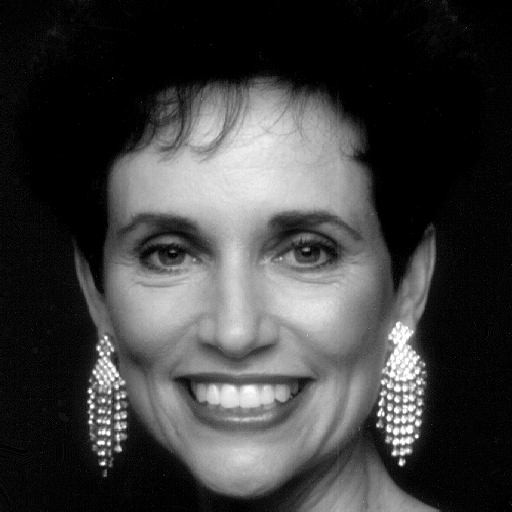
#> input picture immagini/Immagini/volto.tif, 512 x 512 px, found by its file name
$ python esercizio_2.py
#> lines starting #> are read from the running program, lines starting #| are printed output that depends on the picture
import numpy as np
import skimage.io as io
import skimage.util as ut
import matplotlib.pyplot as plt
import scipy.ndimage as ndi
path = 'C:\\Users\\rocco\\Documents\\università\\ESM\\laboratorio\\Immagini\\'

if __name__ == '__main__':
    im = path + 'volto.tif'
    x = np.float32(io.imread(im, plugin='pil'))
#> x: shape (512, 512) float32; min 0, max 255, mean 62.2

    X = np.fft.fft2(x)
    A_X = np.log(1+np.abs(np.fft.fftshift(X)))      # ampiezza
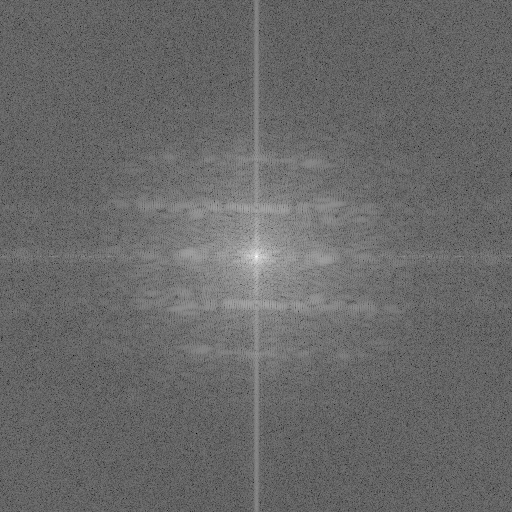
#> A_X: shape (512, 512) float64; min 1.42, max 16.61, mean 7.68; drawn with min black and max white
    F_X = np.log(1+np.angle(np.fft.fftshift(X)))    # fase
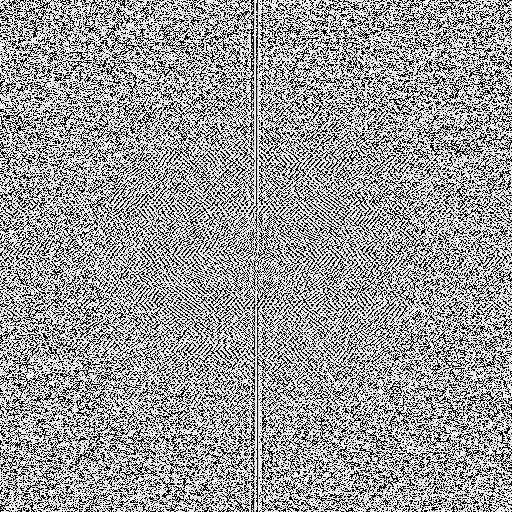
#> F_X: shape (512, 512) float64; 34.13% of the values are NaN or infinite; the others: min -10.47, max 1.42, mean 0.421; drawn with min black, max white, NaN and infinite black

    X1 = np.abs(X)                  # prendiamo la sola componente relativa al modulo
    X2 = np.exp(1j*np.angle(X))     # prendiamo la sola componente relativa alla fase

    y1 = np.real(np.fft.ifft2(X1)) # solo parte reale per eventuali errori di calcolo
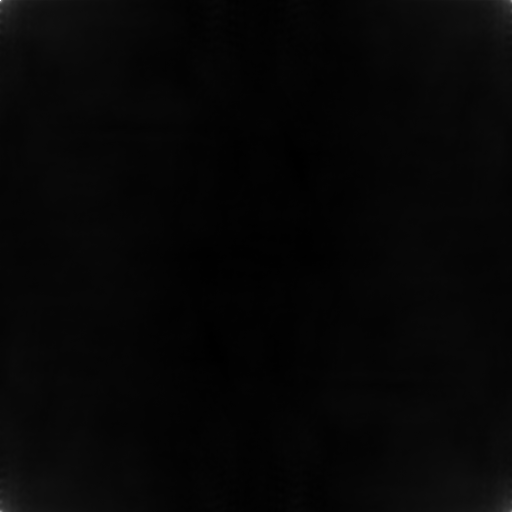
#> y1: shape (512, 512) float64; min -58.22, max 4611.8, mean 62.2; drawn with min black and max white
    y2 = np.real(np.fft.ifft2(X2))
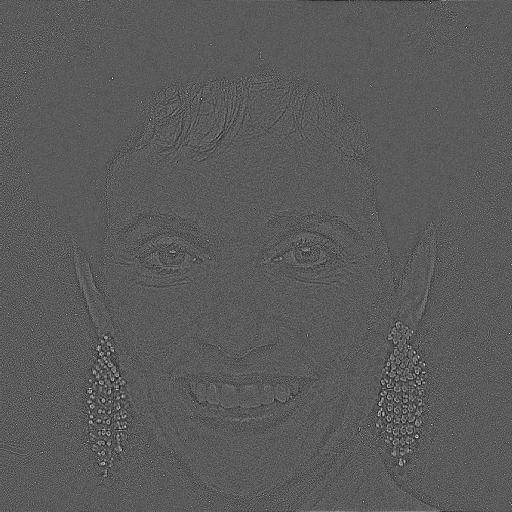
#> y2: shape (512, 512) float64; min -0.0158, max 0.0288, mean 3.81e-06; drawn with min black and max white

    plt.close('all')
    plt.figure(1)
    plt.imshow(x, clim=[0,255], cmap='gray')
    plt.title('originale')
    plt.colorbar()
    plt.figure(2)
    plt.imshow(A_X, clim=None, cmap='gray', extent=(-0.5,+0.5,+0.5,-0.5))
    plt.title('spettro di ampiezza')
    plt.colorbar()
    plt.figure(3)
    plt.imshow(F_X, clim=[-np.pi,np.pi], cmap='gray', extent=(-0.5,+0.5,+0.5,-0.5))
    plt.title('spettro di fase')
    plt.colorbar()
    plt.figure(4)
    plt.subplot(1,2,1)
    plt.imshow((y1-np.min(y1))**0.1, clim=None, cmap='gray')
    plt.title('ricostruzione modulo')
    plt.subplot(1,2,2)
    plt.imshow(y2, clim=None, cmap='gray')
    plt.title('ricostruzione fase')
    plt.figure(5)
    plt.imshow(np.real(np.fft.ifft2(X)), clim=[0,255], cmap='gray')
    plt.title('ricostruzione completa')
    plt.show()
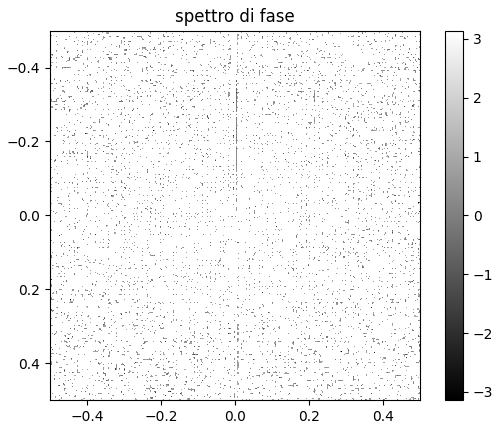
#> figure drawn by matplotlib, 2 panels
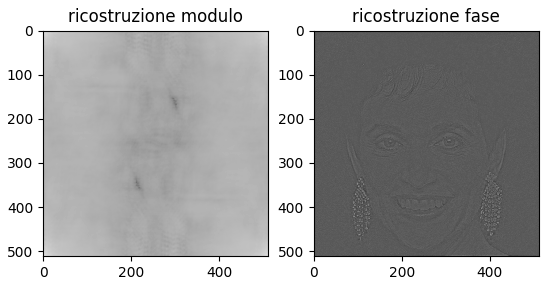
#> figure drawn by matplotlib, 2 panels
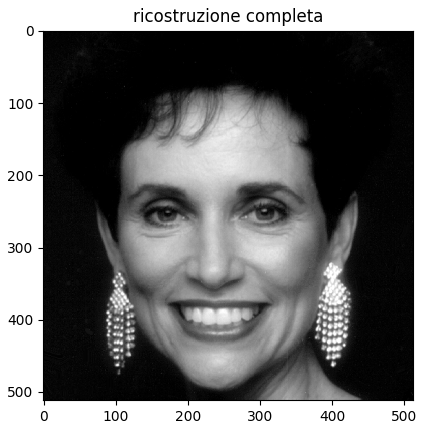
#> figure drawn by matplotlib, 1 panel

$ run again, with immagini/Immagini/Washington_red.tif copied over immagini/Immagini/volto.tif
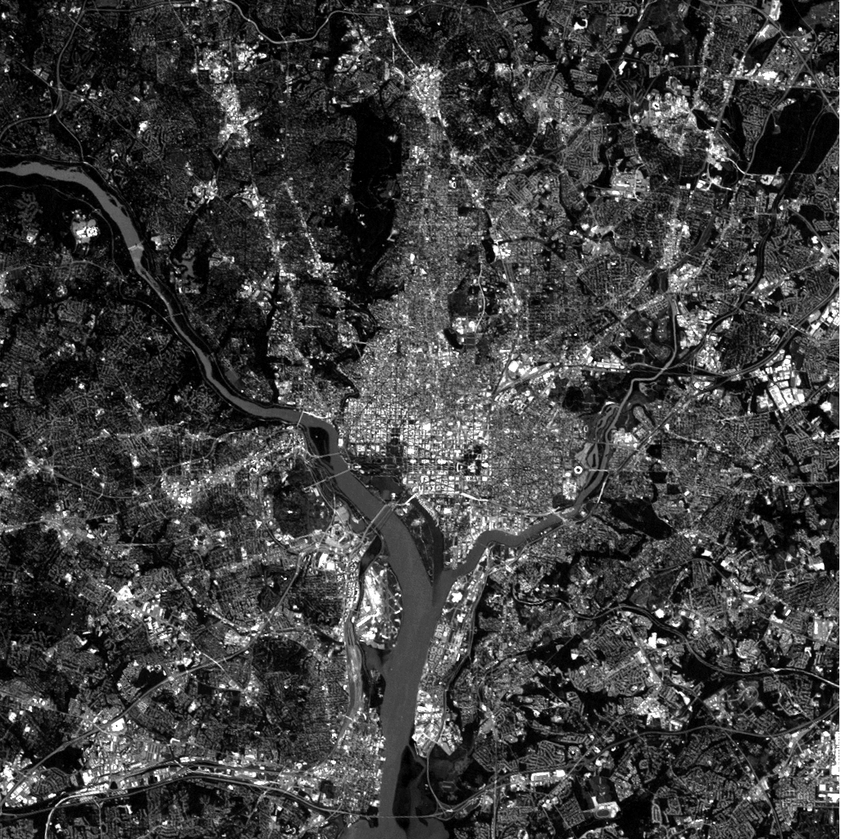
#> input picture immagini/Immagini/Washington_red.tif, 841 x 839 px, shrunk from 1026 x 1024 before the run, found by its file name
#> `y2 = np.real(np.fft.ifft2(X2))`:
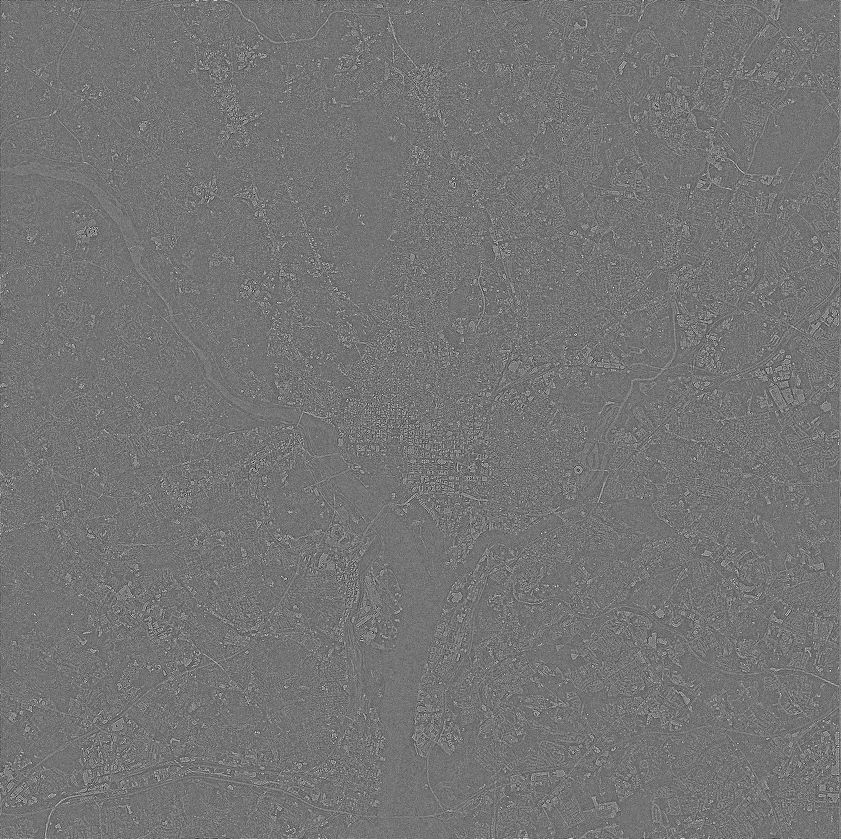
#> y2: shape (839, 841) float64; min -0.00878, max 0.0104, mean 1.42e-06; drawn with min black and max white
#> `plt.show()`:
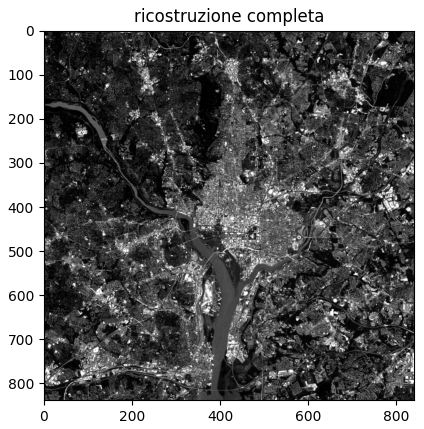
#> figure drawn by matplotlib, 1 panel
